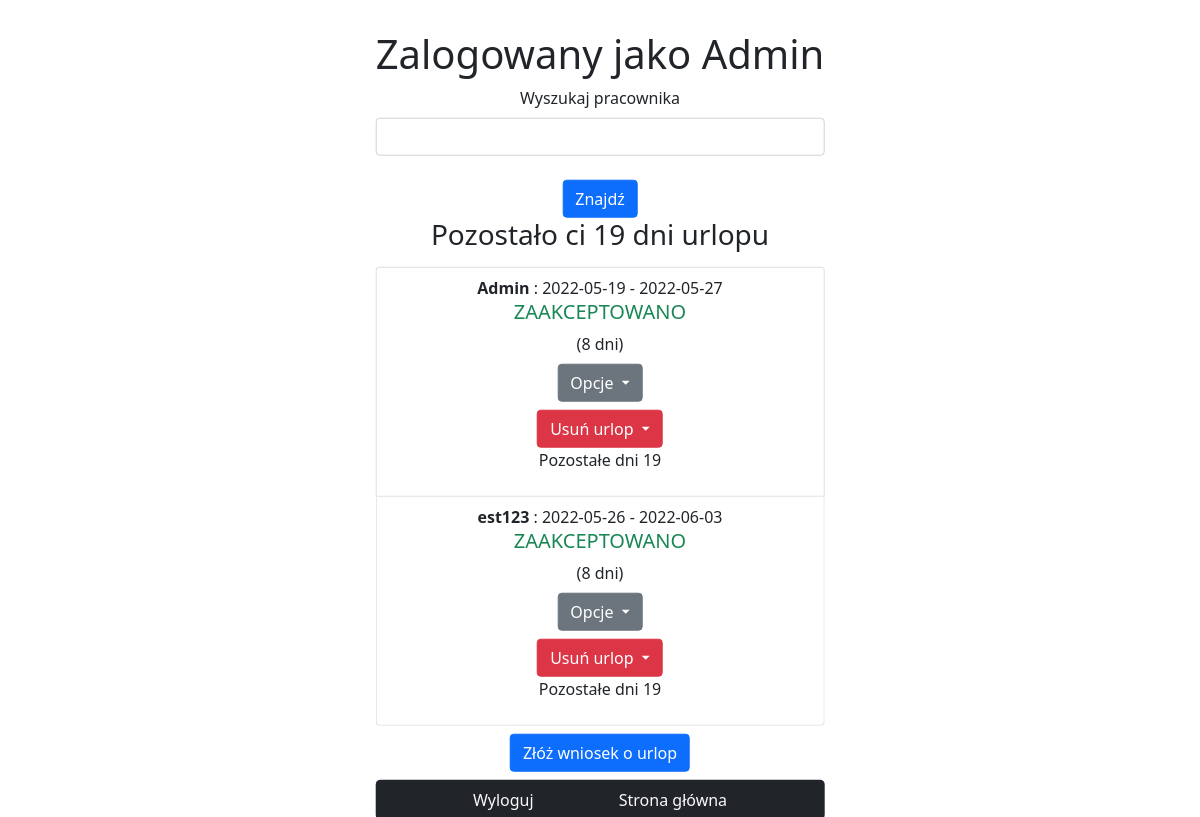
Page /leave/Admin (signed in) on the earlier database version.
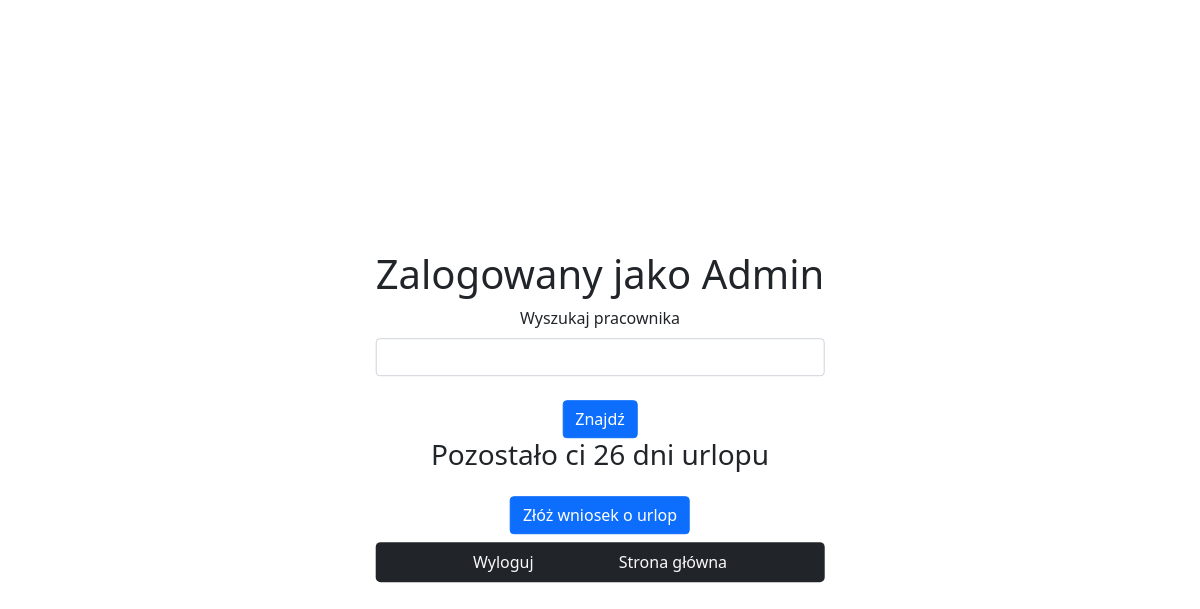
Same page on the later database version.
### urlop/models.py (models this page shows, shortened)
class User(db.Model, UserMixin):
    id = db.Column(db.Integer, primary_key=True)
    username = db.Column(db.String(30), unique=True, nullable=False)
    email = db.Column(db.String(40), unique=True, nullable=False)
    role = db.Column(db.String(20), default='user')
    password = db.Column(db.String(60), nullable=False)
    leave = db.relationship('Leave', backref='user', lazy=True)
    days_left = db.Column(db.Integer, default=26)

class Leave(db.Model, UserMixin):
    id = db.Column(db.Integer, primary_key=True)
    start_day = db.Column(db.DateTime, nullable=False)
    end_day = db.Column(db.DateTime, nullable=False)
    accepted = db.Column(db.Integer, unique=False, default=0)
    user_id = db.Column(db.Integer, db.ForeignKey('user.id'), nullable=False)

### urlop/routes.py (the view, shortened to what this page needs)
@app.route('/leave/<string:name>', methods=['POST', 'GET'])
def leave(name):
    if current_user.role == 'Admin':
        leaves = Leave.query.all()
    else:
        leaves = User.query.filter_by(username=current_user.username).first().leave
    form_search = SearchForm()
    form = LeaveForm()
    return render_template('leave.html', form=form, form_search=form_search, leaves=leaves, title=name)

### urlop/forms.py (shortened to what this page needs)
class SearchForm(FlaskForm):
    searchText = StringField('Wyszukaj pracownika')
    submitSearch = SubmitField('Znajdź')

class LeaveForm(FlaskForm):
    start_date = DateField('Początek urlopu', validators=[DataRequired()])
    end_date = DateField('Koniec urlopu', validators=[DataRequired()])
    display_days_errors = StringField('')
    submit = SubmitField('Wyślij urlop')

### urlop/models.py (called while the page is built)
@login_manager.user_loader
def load_user(user_id):
    return User.query.get(int(user_id))

### urlop/templates/leave.html (shortened to what this page needs)
{% extends 'base.html' %}
{% block content %}
<h1>Zalogowany jako {{ current_user.username }}</h1>
{% if current_user.role == 'Admin' %}
<form method="POST" action="">
    {{ form_search.searchText.label(class="form-label") }}
    {{ form_search.searchText(class="form-control") }}
    <br>
    {{ form_search.submitSearch(class="btn btn-primary") }}
</form>
{% endif %}
<h3>Pozostało ci {{ current_user.days_left }} dni urlopu</h3>
<div class="list-group mt-3">
    {% for leave in leaves %}
    <div class="list-group-item">
        <h7 class="fw-bolder">{{leave.user.username}}</h7>
        : {{ leave.start_day.date() }} - {{ leave.end_day.date() }}
        <br>
        {% if leave.accepted == 1 %}
        <h5 class="text-success">ZAAKCEPTOWANO</h5>
        {% elif leave.accepted == 0 %}
        <h5 class="text-warning">OCZEKUJE</h5>
        {% else %}
        <h5 class="text-danger">ODRZUCONO</h5>
        {% endif %}
        ({{ (leave.end_day.date() - leave.start_day.date()).days }} dni)
        {% if current_user.role == 'Admin' %}
        <br>
        <div class="mb-2 mt-2 dropdown">
            <a class="btn btn-secondary dropdown-toggle" href="#" role="button" id="accept"
               data-bs-toggle="dropdown" aria-expanded="false">
                Opcje
            </a>
        </div>
        <div>
            <a class="btn btn-danger dropdown-toggle" href="#" role="button" id="dropdownMenuLink"
               data-bs-toggle="dropdown" aria-expanded="false">
                Usuń urlop
            </a>
        </div>
        <p>Pozostałe dni {{leave.user.days_left}}</p>
        {% endif %}
    </div>
    {% endfor %}
</div>
<button type="button" class="btn btn-primary m-2" data-bs-toggle="modal" data-bs-target="#sendModal">
    Złóż wniosek o urlop
</button>
<nav class="navbar navbar-dark bg-dark rounded-3">
    <div class="container-sm d-flex justify-content-evenly">
        {% if current_user.is_authenticated %}
        <a href="{{url_for('logout')}}" class="link-light text-decoration-none">Wyloguj</a>
        <a href="{{url_for('index')}}" class="link-light text-decoration-none">Strona główna</a>
        {% else %}
        <a href="{{url_for('login')}}" class="link-light text-decoration-none">Zaloguj się</a>
        <a href="{{url_for('index')}}" class="link-light text-decoration-none">Strona główna</a>
        {% endif %}
    </div>
</nav>
{% endblock content %}

### urlop/templates/base.html (shortened to what this page needs)
<!DOCTYPE html>
<html lang="en">
<head>
    <link href="https://cdn.jsdelivr.net/npm/bootstrap@5.0.2/dist/css/bootstrap.min.css" rel="stylesheet">
</head>
<body>
    <div class=".container position-absolute top-50 start-50 translate-middle text-center mh-100 mt-3">
        {% block content %}
        {% endblock %}
    </div>
</body>
</html>

Differences in the rows shown:
removed Leave: user.username "Admin", start_day "2022-05-19", end_day "2022-05-27", accepted "ZAAKCEPTOWANO", (leave.end_day.date()-leave.start_day.date()).days "8", user.days_left "19"
removed Leave: user.username "est123", start_day "2022-05-26", end_day "2022-06-03", accepted "ZAAKCEPTOWANO", (leave.end_day.date()-leave.start_day.date()).days "8", user.days_left "19"
changed User "Admin": days_left "19" → "26"
